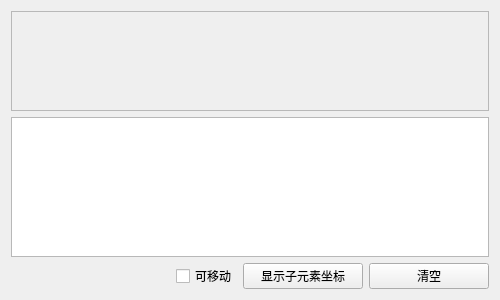
<?xml version="1.0" encoding="UTF-8"?>
<ui version="4.0">
 <class>frmPanelMoveWidget</class>
 <widget class="QWidget" name="frmPanelMoveWidget">
  <property name="geometry">
   <rect>
    <x>0</x>
    <y>0</y>
    <width>500</width>
    <height>300</height>
   </rect>
  </property>
  <property name="windowTitle">
   <string>Form</string>
  </property>
  <layout class="QGridLayout" name="gridLayout">
   <item row="2" column="2">
    <widget class="QPushButton" name="btnShow">
     <property name="minimumSize">
      <size>
       <width>120</width>
       <height>0</height>
      </size>
     </property>
     <property name="text">
      <string>显示子元素坐标</string>
     </property>
    </widget>
   </item>
   <item row="2" column="1">
    <widget class="QCheckBox" name="checkBox">
     <property name="text">
      <string>可移动</string>
     </property>
    </widget>
   </item>
   <item row="2" column="0">
    <spacer name="horizontalSpacer">
     <property name="orientation">
      <enum>Qt::Horizontal</enum>
     </property>
     <property name="sizeHint" stdset="0">
      <size>
       <width>40</width>
       <height>20</height>
      </size>
     </property>
    </spacer>
   </item>
   <item row="2" column="3">
    <widget class="QPushButton" name="btnClear">
     <property name="minimumSize">
      <size>
       <width>120</width>
       <height>0</height>
      </size>
     </property>
     <property name="text">
      <string>清空</string>
     </property>
    </widget>
   </item>
   <item row="1" column="0" colspan="4">
    <widget class="QTextEdit" name="textEdit">
     <property name="sizePolicy">
      <sizepolicy hsizetype="Expanding" vsizetype="Preferred">
       <horstretch>0</horstretch>
       <verstretch>0</verstretch>
      </sizepolicy>
     </property>
     <property name="readOnly">
      <bool>true</bool>
     </property>
    </widget>
   </item>
   <item row="0" column="0" colspan="4">
    <widget class="QFrame" name="frame">
     <property name="sizePolicy">
      <sizepolicy hsizetype="Preferred" vsizetype="Expanding">
       <horstretch>0</horstretch>
       <verstretch>0</verstretch>
      </sizepolicy>
     </property>
     <property name="minimumSize">
      <size>
       <width>0</width>
       <height>100</height>
      </size>
     </property>
     <property name="frameShape">
      <enum>QFrame::StyledPanel</enum>
     </property>
     <property name="frameShadow">
      <enum>QFrame::Sunken</enum>
     </property>
    </widget>
   </item>
  </layout>
 </widget>
 <resources/>
 <connections/>
</ui>
